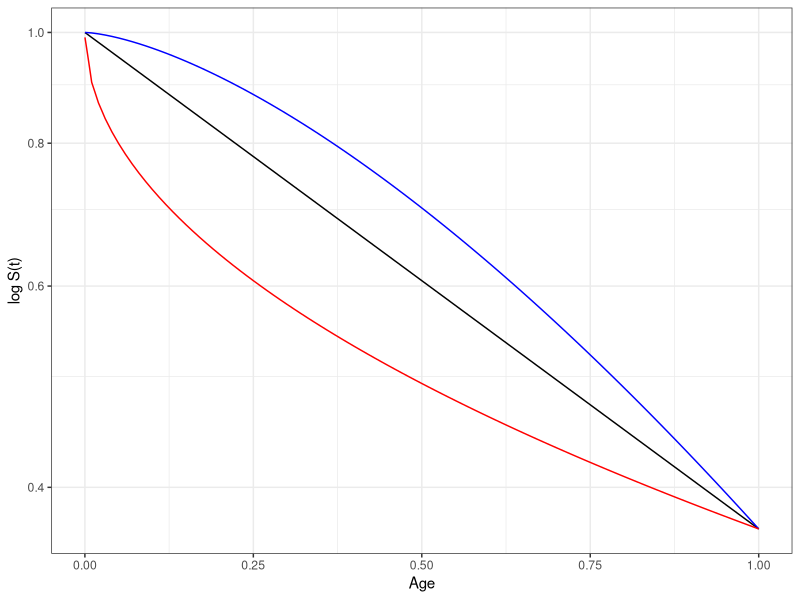

R code for this plot:
library(ggplot2)
library(scales)

theme_set(theme_bw())

survfun <- function(x, scale = 1, shape = 1) {
  st <- exp(-(scale * x) ^ shape)
  st
}

x <- data.frame(x = seq(0.0001, 1, by = 0.0001))

sim <- ggplot(x, aes(x = x))
sim <- sim + stat_function(fun = survfun, colour = 'black')
sim <- sim + stat_function(fun = survfun, args = list(shape = 1.5), colour = 'blue')
sim <- sim + stat_function(fun = survfun, args = list(shape = 0.5), colour = 'red')
sim <- sim + coord_trans(y = 'log')
sim <- sim + labs(x = 'Age', y = 'log S(t)')

ggsave(sim, file = 'figure/surv_sim.png', width = 6, height = 4)
